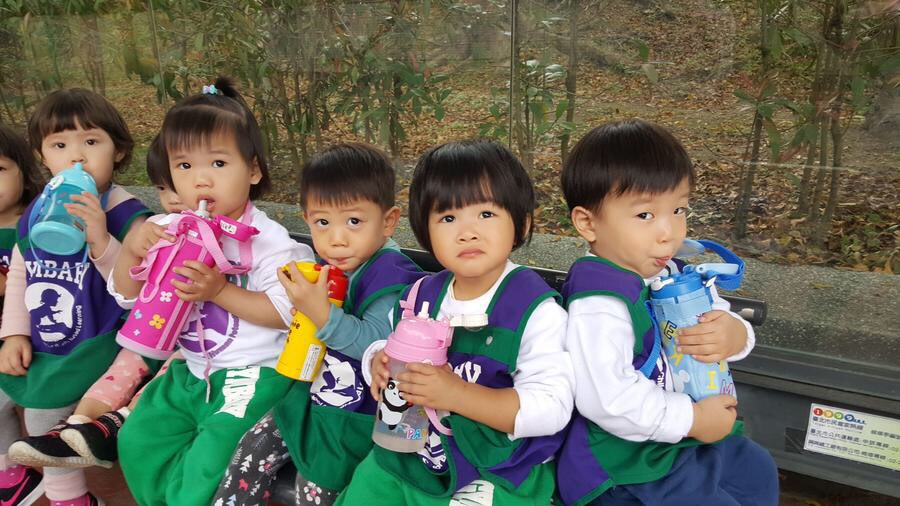
#> input picture chap15-Real-World Applications/groups.jpg, 900 x 506 px
$ jupyter execute 15_Real_World_Applications_B_Segmentation_Blur.ipynb   (shell and % lines are left out)   (older library calls are emulated)
#> lines starting #> are read from the running program, lines starting #| are printed output that depends on the picture; after the words box and inside, x2 and y2 are one past the last pixel; in counts of white or black regions, pixels touching at a corner belong together
[cell 1]
img_name = 'groups.jpg'
import matplotlib.pyplot as plt
img = plt.imread(img_name)
#> img is the input picture: shape (506, 900, 3); mean R, G, B 108.6, 105.9, 93.4
img.shape
#> Out = (506, 900, 3)

[cell 2]
# 準備事項
import matplotlib.pyplot as plt
import numpy as np, ast
from skimage import data
from skimage.feature import Cascade
from matplotlib import patches

def show_image(image, title='Image', cmap_type='gray', interpolation=None):
    plt.imshow(image, cmap=cmap_type)
    plt.title(title)
    plt.axis('off')
    plt.show()


def crop_face(result, detected, title="Face detected"):
    for d in detected:
        print(d)
        rostro= result[d['r']:d['r']+d['width'], d['c']:d['c']+d['height']]

        plt.figure(figsize=(2, 2))
        plt.imshow(rostro)
        plt.title(title)
        plt.axis('off')
        plt.show()

def show_detected_face(result, detected, title="Face image"):
    plt.figure()
    plt.imshow(result)
    img_desc = plt.gca()
    plt.set_cmap('gray')
    plt.title(title)
    plt.axis('off')

    for patch in detected:

        img_desc.add_patch(
            patches.Rectangle(
                (patch['c'], patch['r']),
                 patch['width'],
                 patch['height'],
                 fill=False,
                 color='r',
                 linewidth=2)
        )
    #crop_face(result, detected)
    plt.show()

# 取出臉的四方位置
def getFaceRectangle(d):
    ''' Extracts the face from the image using the coordinates of the detected image '''
    # X and Y starting points of the face rectangle
    x, y  = d['r'], d['c']

    # The width and height of the face rectangle
    width, height = d['r'] + d['width'],  d['c'] + d['height']

    # Extract the detected face
    face= group_image[ x:width, y:height]
    return face

# 進行模糊化
def mergeBlurryFace(original, gaussian_image):
     # X and Y starting points of the face rectangle
    x, y  = d['r'], d['c']
    # The width and height of the face rectangle
    width, height = d['r'] + d['width'],  d['c'] + d['height']

    original[ x:width, y:height] =  gaussian_image
    return original

[cell 3]
group = plt.imread(img_name)
group_image =  group.copy()
plt.imshow(group_image)
plt.show()
group_image.shape
#> Out = (506, 900, 3)

[cell 4]
from skimage.filters import gaussian

# Load the trained file from data
trained_file = data.lbp_frontal_face_cascade_filename()

# Initialize the detector cascade
detector = Cascade(trained_file)

# Detect the faces
detected = detector.detect_multi_scale(img=group_image,
                                       scale_factor=1.2,
                                       step_ratio=1.0,
                                       min_size=(10, 10),
                                       max_size=(280, 280)) # <--------這裡是一個很重要參數
#> detected = 2 items

for d in detected:
    print(d)
#> this loop made 2 passes
#> d on passes 1 to 2: {'r': 115, 'c': 149, 'width': 99, 'height': 99}, {'r': 180, 'c': 438, 'width': 78, 'height': 78}
#| {'r': 115, 'c': 149, 'width': 99, 'height': 99}
#| {'r': 180, 'c': 438, 'width': 78, 'height': 78}

[cell 5]
show_detected_face(group_image, detected, title="Face image")
#> the loop in show_detected_face, `for patch in detected: ` made 2 passes
#> in show_detected_face, `plt.show()`:
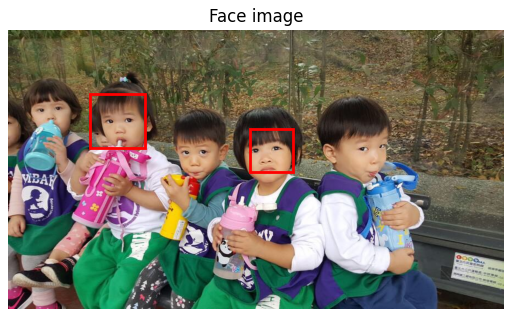
#> figure drawn by matplotlib, 1 panel

[cell 6]
group_image.min(), group_image.max()
#> Out = (0, 255)

[cell 7]
# For each detected face
from skimage import segmentation
from skimage.color import label2rgb

for d in detected:
    # Obtain the face rectangle from detected coordinates
    face = getFaceRectangle(d)

    # Apply segmentation
    segments = segmentation.slic(face, start_label = 1, n_segments=3)
    modified_face = label2rgb(label=segments,
                              image=face,
                              kind='avg', bg_label=None).astype('uint8')

    # Apply gaussian filter to extracted face
    # modified_face = np.clip(gaussian(face, multichannel=True, sigma = 10) * 255,
    #                        a_min = 0,
    #                        a_max = 255)
    print('After blurred', modified_face.min(), modified_face.max()) # root cause 為何黑臉
    # Merge this blurry face to our final image and show it
    resulting_image = mergeBlurryFace(group_image, modified_face)
#> this loop made 2 passes
#> d on passes 1 to 2: {'r': 115, 'c': 149, 'width': 99, 'height': 99}, {'r': 180, 'c': 438, 'width': 78, 'height': 78}
#| After blurred 39 185
#| After blurred 55 214
#> pass 1, in getFaceRectangle, `face= group_image[ x:width, y:height]`:
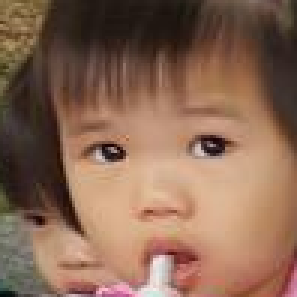
#> face: shape (99, 99, 3) (shown 3 times larger); mean R, G, B 137.7, 103.6, 83.5
#> pass 1, `segments = segmentation.slic(face, start_label = 1, n_segments=3)`:
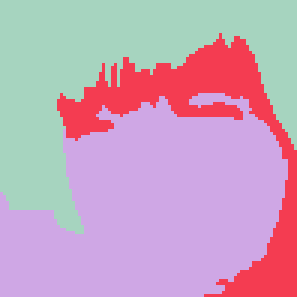
#> segments: shape (99, 99) int64 (shown 3 times larger); 3 distinct labels, from 1 to 3; one colour per label, 0 black
#> pass 1, `modified_face = label2rgb(label=segments, image=face, kind='avg', bg_l..`:
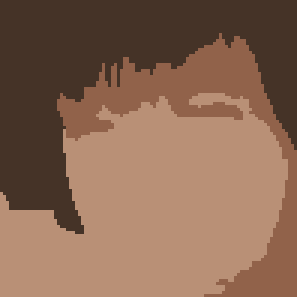
#> modified_face: shape (99, 99, 3) (shown 3 times larger); mean R, G, B 137.5, 103.5, 82.8
#> after the loop:
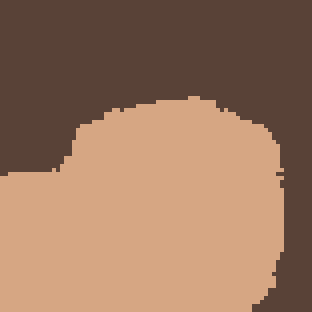
#> face: shape (78, 78, 3) (shown 4 times larger); mean R, G, B 155.1, 118.9, 95.2
#> after the loop:
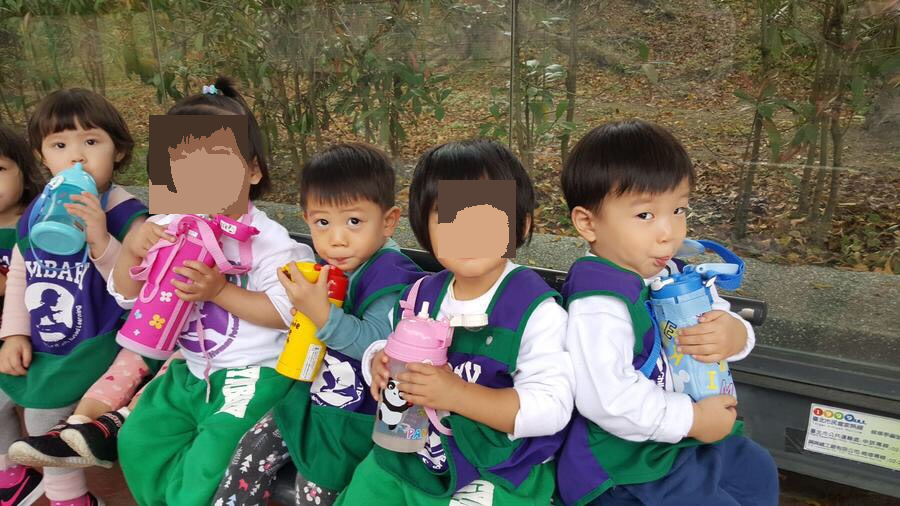
#> group_image: shape (506, 900, 3); 3.49% of pixels changed, all inside (x1, y1, x2, y2) = (149, 115, 516, 258)

[cell 8]
# 上述怎樣強化 可以看到模糊化

[cell 9]
show_image(resulting_image, "Blurred faces by segmentation")

$ run again, with chap15-Real-World Applications/andy2.jpg copied over chap15-Real-World Applications/groups.jpg
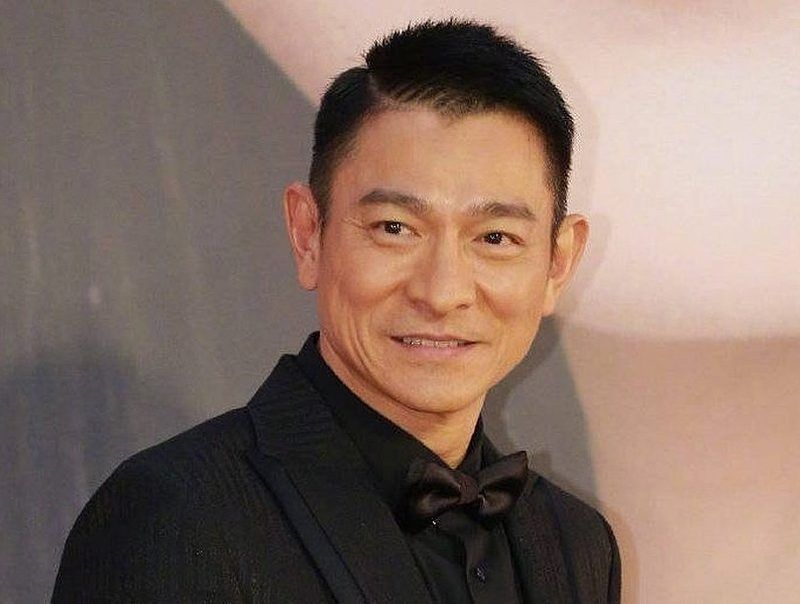
#> input picture chap15-Real-World Applications/andy2.jpg, 800 x 604 px
#> img is the input picture: shape (604, 800, 3); mean R, G, B 135, 113.2, 102.9
#> detected = 3 items
#> the loop `for d in detected:` made 3 passes
#> d on passes 1 to 3: {'r': 132, 'c': 334, 'width': 216, 'height': 216}, {'r': 152, 'c': 328, 'width': 160, 'height': 160}, {'r': 186, 'c': 346, 'width': 190, 'height': 190}
#> (printed output is left out)
#> the loop in show_detected_face, `for patch in detected: ` made 3 passes
#> `group_image.min(), group_image.max()`: Out = (0, 255)
#> the loop `for d in detected:` made 3 passes
#> d on passes 1 to 3: {'r': 132, 'c': 334, 'width': 216, 'height': 216}, {'r': 152, 'c': 328, 'width': 160, 'height': 160}, {'r': 186, 'c': 346, 'width': 190, 'height': 190}
#> (printed output is left out)
#> pass 1, `modified_face = label2rgb(label=segments, image=face, kind='avg', bg_l..`:
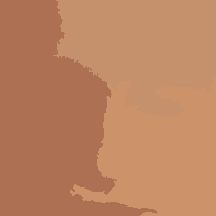
#> modified_face: shape (216, 216, 3); mean R, G, B 188.8, 131.3, 97.1
#> after the loop `for d in detected:`:
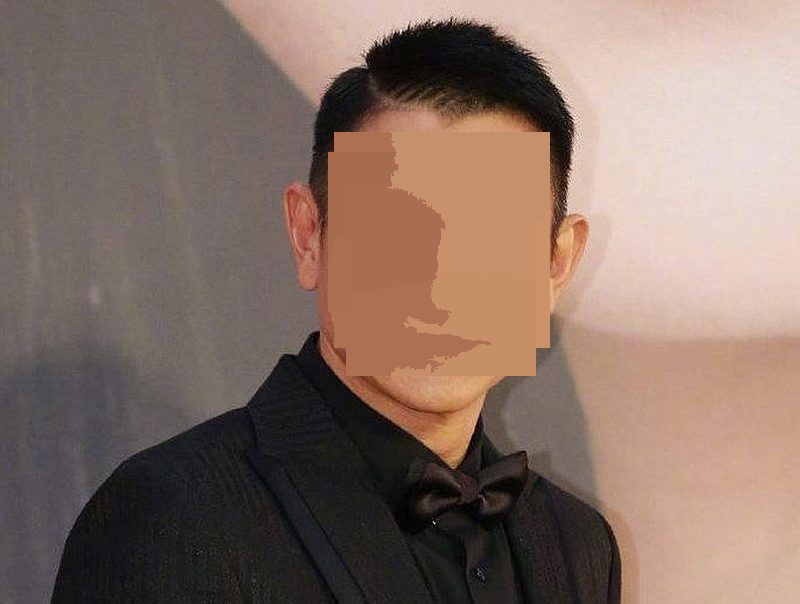
#> group_image: shape (604, 800, 3); 10.95% of pixels changed, all inside (x1, y1, x2, y2) = (328, 132, 550, 376)

$ run again, with chap15-Real-World Applications/group_image.jpg copied over chap15-Real-World Applications/groups.jpg
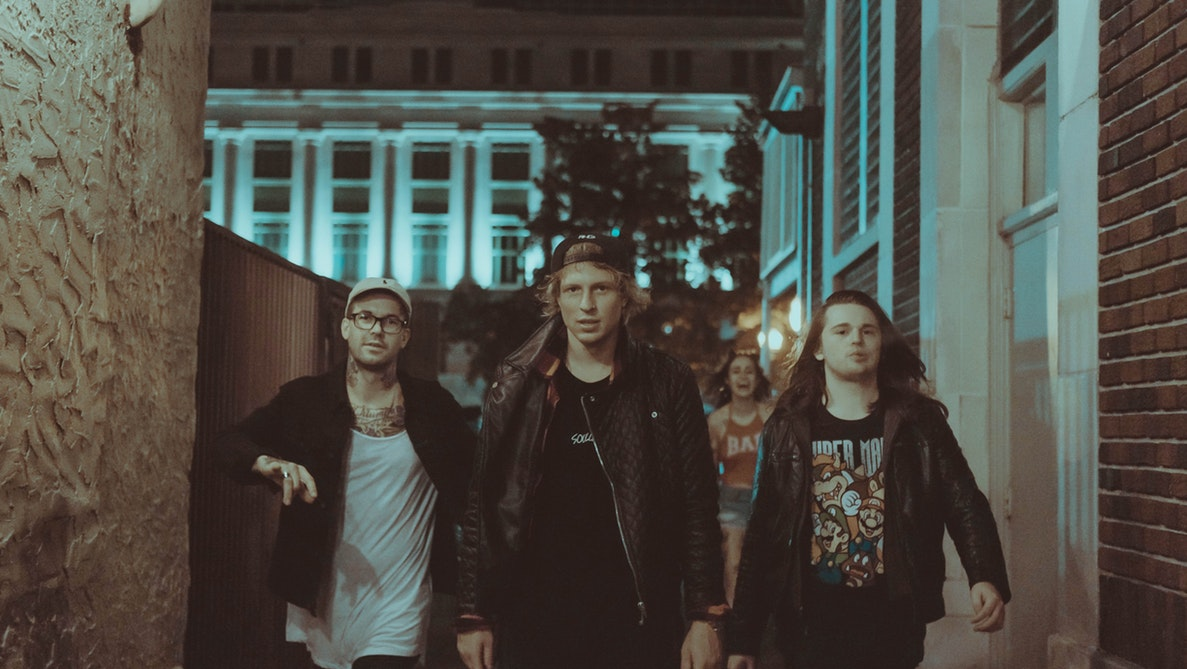
#> input picture chap15-Real-World Applications/group_image.jpg, 1187 x 669 px
#> img is the input picture: shape (669, 1187, 3); mean R, G, B 78.2, 76.4, 69.4
#> detected = 6 items
#> the loop `for d in detected:` made 6 passes
#> d on passes 1 to 6: {'r': 257, 'c': 675, 'width': 52, 'height': 52}, {'r': 308, 'c': 827, 'width': 61, 'height': 61}, {'r': 296, 'c': 348, 'width': 65, 'height': 65}, {'r': 358, 'c': 725, 'width': 36, 'height': 36}, {'r': 403, 'c': 798, 'width': 92, 'height': 92}, {'r': 261, 'c': 548, 'width': 77, 'height': 77}
#> (printed output is left out)
#> the loop in show_detected_face, `for patch in detected: ` made 6 passes
#> in show_detected_face, `plt.show()`:
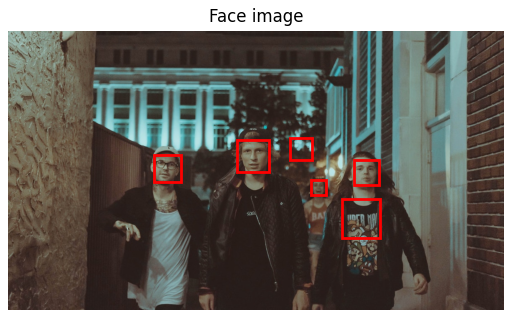
#> figure drawn by matplotlib, 1 panel
#> `group_image.min(), group_image.max()`: Out = (1, 236)
#> the loop `for d in detected:` made 6 passes
#> d on passes 1 to 6: {'r': 257, 'c': 675, 'width': 52, 'height': 52}, {'r': 308, 'c': 827, 'width': 61, 'height': 61}, {'r': 296, 'c': 348, 'width': 65, 'height': 65}, {'r': 358, 'c': 725, 'width': 36, 'height': 36}, {'r': 403, 'c': 798, 'width': 92, 'height': 92}, {'r': 261, 'c': 548, 'width': 77, 'height': 77}
#> (printed output is left out)
#> after the loop `for d in detected:`:
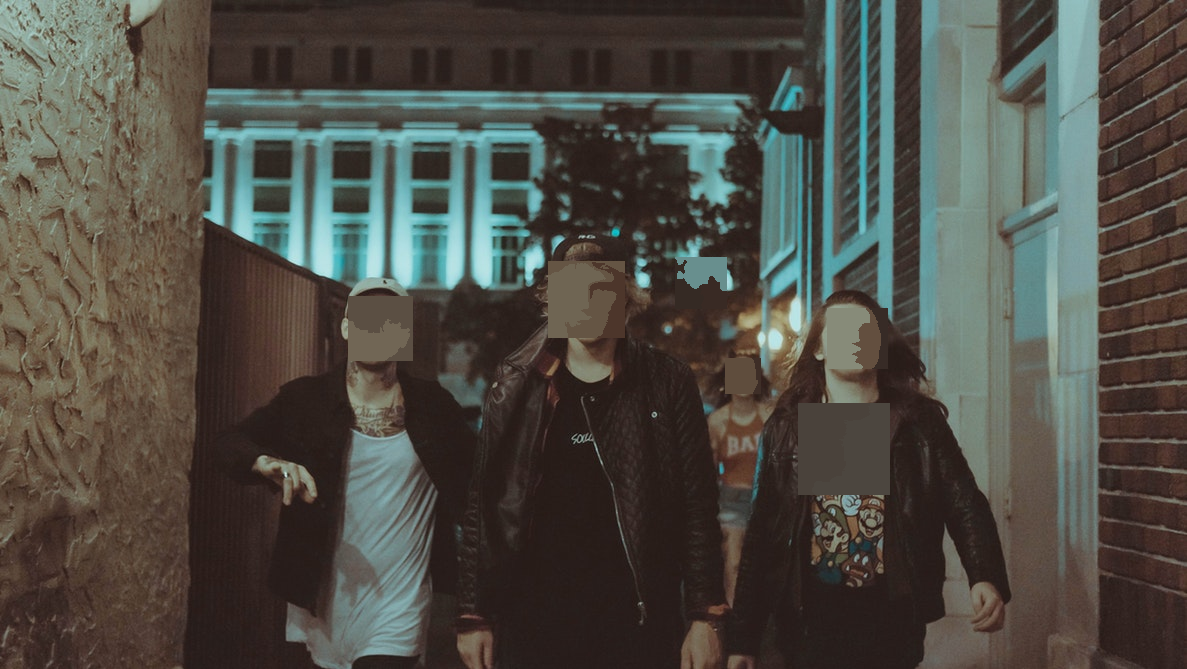
#> group_image: shape (669, 1187, 3); 3.32% of pixels changed, all inside (x1, y1, x2, y2) = (348, 257, 890, 495)
